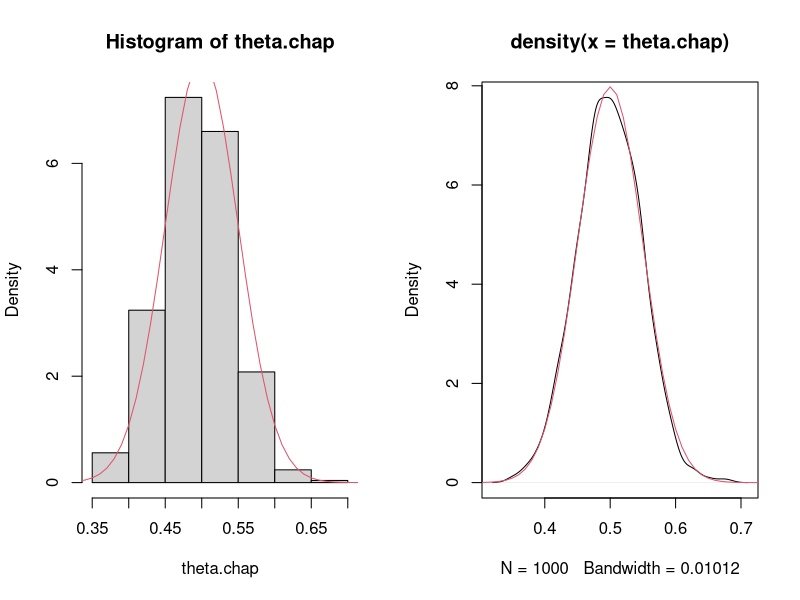
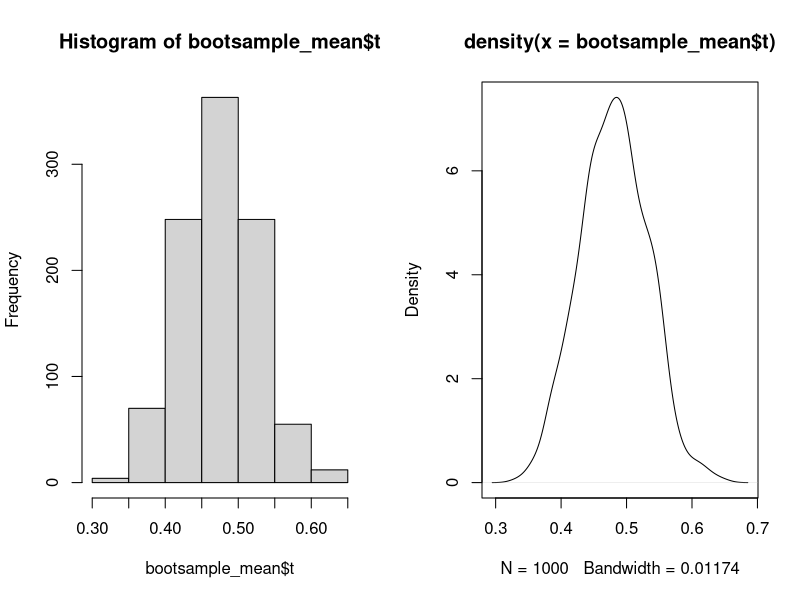
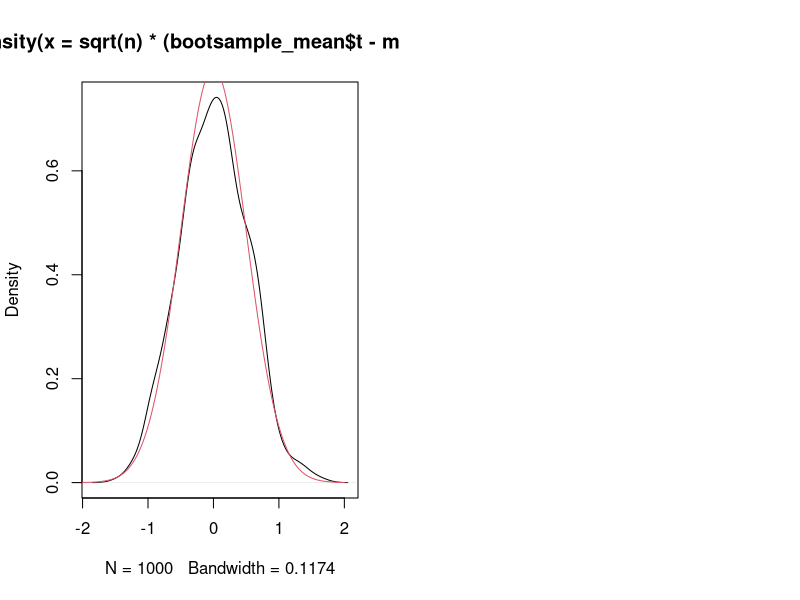
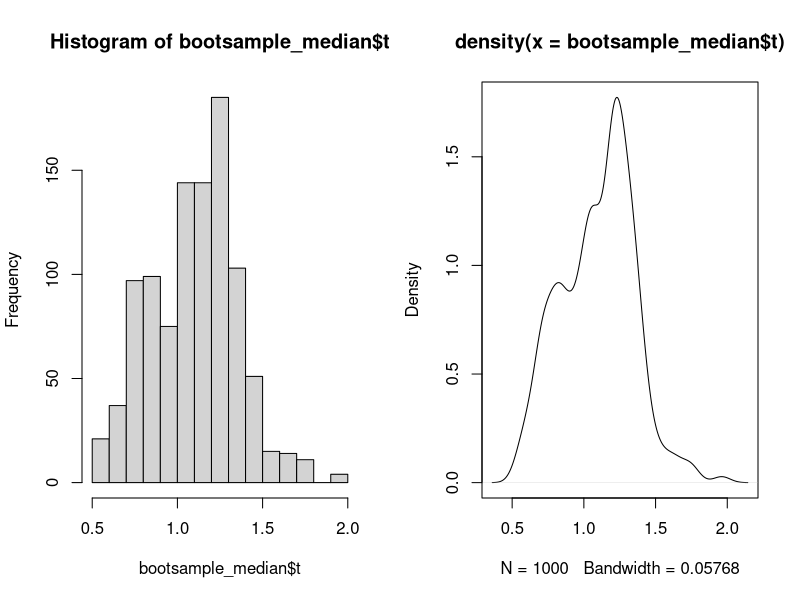

Recreate these plots in R, in order.
## ---- chunk 1
knitr::opts_chunk$set(echo = TRUE)
## ---- chunk 2
MC.simus <- function(theta, n,Nsim)
{ sortie =rep(NA, Nsim)
  for (nsim in 1:Nsim)
       {  x=rbinom(n, 1, theta)
          sortie[nsim]=mean(x)
        }
return(sortie)
}

n=100
Nsim=1000
theta=0.5
theta.chap=MC.simus(theta,n, Nsim)

par(mfrow=c(1,2))
hist(theta.chap,prob=1)
xx= seq(0,1,by=0.01)
lines(xx, dnorm(xx, theta, sqrt(theta*(1-theta)/n)), col=2)

plot(density(theta.chap))
xx= seq(0,1,by=0.01)
lines(xx, dnorm(xx, theta, sqrt(theta*(1-theta)/n)), col=2)
## ---- chunk 3
n=100
theta=0.5
set.seed(1)        #fixe l'aléa : vous aurez tous le même jeu de données
x=rbinom(n,1,theta)
theta.chap= mean(x)
## ---- chunk 4
xstar = sample(x,n,replace=TRUE)
mean.bootstrap <- function(x, B)
{ ech_boot_mean =rep(NA,B)
  n=length(x)
  for (b in 1:B)
  { xstar=sample(x,n,replace=TRUE)
    ech_boot_mean[b]=mean(xstar)} 
  return(ech_boot_mean)
}
ech_boot_mean=mean.bootstrap(x, B=1000)
## ---- chunk 5
library(boot)
moyenne <- function(x,i) {return(mean(x[i]))}
bootsample_mean=boot(x,moyenne,R=1000)
names(bootsample_mean)
## ---- chunk 6
par(mfrow=c(1,2))
hist(bootsample_mean$t)
plot(density(bootsample_mean$t))
## ---- chunk 7
plot(density(sqrt(n)*(bootsample_mean$t-mean(x))))
xx= seq(-2,2,by=0.01)
lines(xx, dnorm(xx,0,sqrt(theta*(1-theta))), col=2)
## ---- chunk 8
quantile(bootsample_mean$t, c(0.025,0.975)) 
 
ICboot_perc<-boot.ci( bootsample_mean,conf=0.95,type="perc")
ICboot_perc
 
ICboot_bca <-boot.ci(bootsample_mean,conf=0.95,type="bca")
ICboot_bca
## ---- chunk 9
Binf=mean(x)-1.96*sd(x)/sqrt(n)
Bsup=mean(x)+1.96*sd(x)/sqrt(n)
Binf
Bsup
## ---- chunk 10
 n = 100
 set.seed(1)
 x = rcauchy(n,location = 1)
 true.mediane = 1
## ---- chunk 11
library(boot)
bootsample_median=boot(x,function(x,i) {return(median(x[i]))},R=1000)
par(mfrow=c(1,2))
hist(bootsample_median$t)
plot(density(bootsample_median$t))
